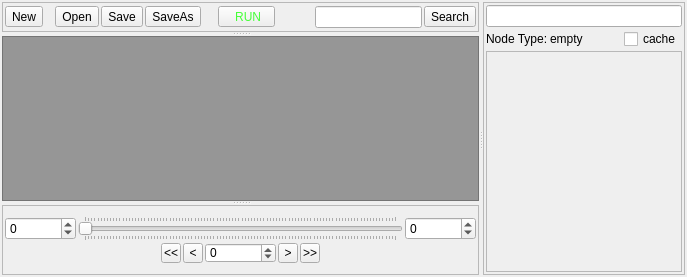
  <widget class="QWidget" name="oas_centralwidget" >
   <layout class="QGridLayout" name="gridLayout_4" >
    <property name="margin" >
     <number>2</number>
    </property>
    <property name="spacing" >
     <number>2</number>
    </property>
    <item row="0" column="0" >
     <widget class="QSplitter" name="oas_splitter" >
      <property name="orientation" >
       <enum>Qt::Horizontal</enum>
      </property>
      <widget class="QSplitter" name="oas_splitter02" >
       <property name="orientation" >
        <enum>Qt::Vertical</enum>
       </property>
       <widget class="QFrame" name="oas_menuline_frame" >
        <property name="sizePolicy" >
         <sizepolicy vsizetype="Fixed" hsizetype="Preferred" >
          <horstretch>0</horstretch>
          <verstretch>0</verstretch>
         </sizepolicy>
        </property>
        <property name="minimumSize" >
         <size>
          <width>0</width>
          <height>30</height>
         </size>
        </property>
        <property name="maximumSize" >
         <size>
          <width>16777215</width>
          <height>30</height>
         </size>
        </property>
        <property name="frameShape" >
         <enum>QFrame::StyledPanel</enum>
        </property>
        <property name="frameShadow" >
         <enum>QFrame::Raised</enum>
        </property>
        <layout class="QGridLayout" name="gridLayout_3" >
         <property name="margin" >
          <number>2</number>
         </property>
         <property name="spacing" >
          <number>2</number>
         </property>
         <item row="0" column="0" >
          <layout class="QHBoxLayout" name="oas_horizontalLayout_3" >
           <property name="spacing" >
            <number>2</number>
           </property>
           <item>
            <widget class="QToolButton" name="oas_new_bu" >
             <property name="text" >
              <string>New</string>
             </property>
            </widget>
           </item>
           <item>
            <spacer name="horizontalSpacer" >
             <property name="orientation" >
              <enum>Qt::Horizontal</enum>
             </property>
             <property name="sizeType" >
              <enum>QSizePolicy::Fixed</enum>
             </property>
             <property name="sizeHint" stdset="0" >
              <size>
               <width>10</width>
               <height>20</height>
              </size>
             </property>
            </spacer>
           </item>
           <item>
            <widget class="QToolButton" name="oas_open_bu" >
             <property name="text" >
              <string>Open</string>
             </property>
            </widget>
           </item>
           <item>
            <widget class="QToolButton" name="oas_save_bu" >
             <property name="text" >
              <string>Save</string>
             </property>
            </widget>
           </item>
           <item>
            <widget class="QToolButton" name="oas_saveas_bu" >
             <property name="text" >
              <string>SaveAs</string>
             </property>
            </widget>
           </item>
           <item>
            <spacer name="horizontalSpacer_2" >
             <property name="orientation" >
              <enum>Qt::Horizontal</enum>
             </property>
             <property name="sizeType" >
              <enum>QSizePolicy::Fixed</enum>
             </property>
             <property name="sizeHint" stdset="0" >
              <size>
               <width>15</width>
               <height>20</height>
              </size>
             </property>
            </spacer>
           </item>
           <item>
            <widget class="QToolButton" name="oas_run_bu" >
             <property name="palette" >
              <palette>
               <active>
                <colorrole role="Text" >
                 <brush brushstyle="SolidPattern" >
                  <color alpha="255" >
                   <red>86</red>
                   <green>255</green>
                   <blue>39</blue>
                  </color>
                 </brush>
                </colorrole>
                <colorrole role="BrightText" >
                 <brush brushstyle="SolidPattern" >
                  <color alpha="255" >
                   <red>56</red>
                   <green>255</green>
                   <blue>26</blue>
                  </color>
                 </brush>
                </colorrole>
                <colorrole role="ButtonText" >
                 <brush brushstyle="SolidPattern" >
                  <color alpha="255" >
                   <red>69</red>
                   <green>255</green>
                   <blue>56</blue>
                  </color>
                 </brush>
                </colorrole>
               </active>
               <inactive>
                <colorrole role="Text" >
                 <brush brushstyle="SolidPattern" >
                  <color alpha="255" >
                   <red>86</red>
                   <green>255</green>
                   <blue>39</blue>
                  </color>
                 </brush>
                </colorrole>
                <colorrole role="BrightText" >
                 <brush brushstyle="SolidPattern" >
                  <color alpha="255" >
                   <red>56</red>
                   <green>255</green>
                   <blue>26</blue>
                  </color>
                 </brush>
                </colorrole>
                <colorrole role="ButtonText" >
                 <brush brushstyle="SolidPattern" >
                  <color alpha="255" >
                   <red>69</red>
                   <green>255</green>
                   <blue>56</blue>
                  </color>
                 </brush>
                </colorrole>
               </inactive>
               <disabled>
                <colorrole role="Text" >
                 <brush brushstyle="SolidPattern" >
                  <color alpha="255" >
                   <red>28</red>
                   <green>28</green>
                   <blue>28</blue>
                  </color>
                 </brush>
                </colorrole>
                <colorrole role="BrightText" >
                 <brush brushstyle="SolidPattern" >
                  <color alpha="255" >
                   <red>56</red>
                   <green>255</green>
                   <blue>26</blue>
                  </color>
                 </brush>
                </colorrole>
                <colorrole role="ButtonText" >
                 <brush brushstyle="SolidPattern" >
                  <color alpha="255" >
                   <red>28</red>
                   <green>28</green>
                   <blue>28</blue>
                  </color>
                 </brush>
                </colorrole>
               </disabled>
              </palette>
             </property>
             <property name="text" >
              <string>   RUN  </string>
             </property>
            </widget>
           </item>
           <item>
            <spacer name="oas_horizontalSpacer_4" >
             <property name="orientation" >
              <enum>Qt::Horizontal</enum>
             </property>
             <property name="sizeHint" stdset="0" >
              <size>
               <width>40</width>
               <height>20</height>
              </size>
             </property>
            </spacer>
           </item>
           <item>
            <widget class="QLineEdit" name="oas_search_entry" />
           </item>
           <item>
            <widget class="QToolButton" name="oas_search_bu" >
             <property name="text" >
              <string>Search</string>
             </property>
            </widget>
           </item>
          </layout>
         </item>
        </layout>
       </widget>
       <widget class="QGraphicsView" name="oas_graphicsView" >
        <property name="palette" >
         <palette>
          <active>
           <colorrole role="WindowText" >
            <brush brushstyle="SolidPattern" >
             <color alpha="255" >
              <red>0</red>
              <green>0</green>
              <blue>0</blue>
             </color>
            </brush>
           </colorrole>
           <colorrole role="Button" >
            <brush brushstyle="SolidPattern" >
             <color alpha="255" >
              <red>150</red>
              <green>150</green>
              <blue>150</blue>
             </color>
            </brush>
           </colorrole>
           <colorrole role="Light" >
            <brush brushstyle="SolidPattern" >
             <color alpha="255" >
              <red>225</red>
              <green>225</green>
              <blue>225</blue>
             </color>
            </brush>
           </colorrole>
           <colorrole role="Midlight" >
            <brush brushstyle="SolidPattern" >
             <color alpha="255" >
              <red>187</red>
              <green>187</green>
              <blue>187</blue>
             </color>
            </brush>
           </colorrole>
           <colorrole role="Dark" >
            <brush brushstyle="SolidPattern" >
             <color alpha="255" >
              <red>75</red>
              <green>75</green>
              <blue>75</blue>
             </color>
            </brush>
           </colorrole>
           <colorrole role="Mid" >
            <brush brushstyle="SolidPattern" >
             <color alpha="255" >
              <red>100</red>
              <green>100</green>
              <blue>100</blue>
             </color>
            </brush>
           </colorrole>
           <colorrole role="Text" >
            <brush brushstyle="SolidPattern" >
             <color alpha="255" >
              <red>0</red>
              <green>0</green>
              <blue>0</blue>
             </color>
            </brush>
           </colorrole>
           <colorrole role="BrightText" >
            <brush brushstyle="SolidPattern" >
             <color alpha="255" >
              <red>255</red>
              <green>255</green>
              <blue>255</blue>
             </color>
            </brush>
           </colorrole>
           <colorrole role="ButtonText" >
            <brush brushstyle="SolidPattern" >
             <color alpha="255" >
              <red>0</red>
              <green>0</green>
              <blue>0</blue>
             </color>
            </brush>
           </colorrole>
           <colorrole role="Base" >
            <brush brushstyle="SolidPattern" >
             <color alpha="255" >
              <red>150</red>
              <green>150</green>
              <blue>150</blue>
             </color>
            </brush>
           </colorrole>
           <colorrole role="Window" >
            <brush brushstyle="SolidPattern" >
             <color alpha="255" >
              <red>150</red>
              <green>150</green>
              <blue>150</blue>
             </color>
            </brush>
           </colorrole>
           <colorrole role="Shadow" >
            <brush brushstyle="SolidPattern" >
             <color alpha="255" >
              <red>0</red>
              <green>0</green>
              <blue>0</blue>
             </color>
            </brush>
           </colorrole>
           <colorrole role="AlternateBase" >
            <brush brushstyle="SolidPattern" >
             <color alpha="255" >
              <red>202</red>
              <green>202</green>
              <blue>202</blue>
             </color>
            </brush>
           </colorrole>
           <colorrole role="ToolTipBase" >
            <brush brushstyle="SolidPattern" >
             <color alpha="255" >
              <red>255</red>
              <green>255</green>
              <blue>220</blue>
             </color>
            </brush>
           </colorrole>
           <colorrole role="ToolTipText" >
            <brush brushstyle="SolidPattern" >
             <color alpha="255" >
              <red>0</red>
              <green>0</green>
              <blue>0</blue>
             </color>
            </brush>
           </colorrole>
          </active>
          <inactive>
           <colorrole role="WindowText" >
            <brush brushstyle="SolidPattern" >
             <color alpha="255" >
              <red>0</red>
              <green>0</green>
              <blue>0</blue>
             </color>
            </brush>
           </colorrole>
           <colorrole role="Button" >
            <brush brushstyle="SolidPattern" >
             <color alpha="255" >
              <red>150</red>
              <green>150</green>
              <blue>150</blue>
             </color>
            </brush>
           </colorrole>
           <colorrole role="Light" >
            <brush brushstyle="SolidPattern" >
             <color alpha="255" >
              <red>225</red>
              <green>225</green>
              <blue>225</blue>
             </color>
            </brush>
           </colorrole>
           <colorrole role="Midlight" >
            <brush brushstyle="SolidPattern" >
             <color alpha="255" >
              <red>187</red>
              <green>187</green>
              <blue>187</blue>
             </color>
            </brush>
           </colorrole>
           <colorrole role="Dark" >
            <brush brushstyle="SolidPattern" >
             <color alpha="255" >
              <red>75</red>
              <green>75</green>
              <blue>75</blue>
             </color>
            </brush>
           </colorrole>
           <colorrole role="Mid" >
            <brush brushstyle="SolidPattern" >
             <color alpha="255" >
              <red>100</red>
              <green>100</green>
              <blue>100</blue>
             </color>
            </brush>
           </colorrole>
           <colorrole role="Text" >
            <brush brushstyle="SolidPattern" >
             <color alpha="255" >
              <red>0</red>
              <green>0</green>
              <blue>0</blue>
             </color>
            </brush>
           </colorrole>
           <colorrole role="BrightText" >
            <brush brushstyle="SolidPattern" >
             <color alpha="255" >
              <red>255</red>
              <green>255</green>
              <blue>255</blue>
             </color>
            </brush>
           </colorrole>
           <colorrole role="ButtonText" >
            <brush brushstyle="SolidPattern" >
             <color alpha="255" >
              <red>0</red>
              <green>0</green>
              <blue>0</blue>
             </color>
            </brush>
           </colorrole>
           <colorrole role="Base" >
            <brush brushstyle="SolidPattern" >
             <color alpha="255" >
              <red>150</red>
              <green>150</green>
              <blue>150</blue>
             </color>
            </brush>
           </colorrole>
           <colorrole role="Window" >
            <brush brushstyle="SolidPattern" >
             <color alpha="255" >
              <red>150</red>
              <green>150</green>
              <blue>150</blue>
             </color>
            </brush>
           </colorrole>
           <colorrole role="Shadow" >
            <brush brushstyle="SolidPattern" >
             <color alpha="255" >
              <red>0</red>
              <green>0</green>
              <blue>0</blue>
             </color>
            </brush>
           </colorrole>
           <colorrole role="AlternateBase" >
            <brush brushstyle="SolidPattern" >
             <color alpha="255" >
              <red>202</red>
              <green>202</green>
              <blue>202</blue>
             </color>
            </brush>
           </colorrole>
           <colorrole role="ToolTipBase" >
            <brush brushstyle="SolidPattern" >
             <color alpha="255" >
              <red>255</red>
              <green>255</green>
              <blue>220</blue>
             </color>
            </brush>
           </colorrole>
           <colorrole role="ToolTipText" >
            <brush brushstyle="SolidPattern" >
             <color alpha="255" >
              <red>0</red>
              <green>0</green>
              <blue>0</blue>
             </color>
            </brush>
           </colorrole>
          </inactive>
          <disabled>
           <colorrole role="WindowText" >
            <brush brushstyle="SolidPattern" >
             <color alpha="255" >
              <red>75</red>
              <green>75</green>
              <blue>75</blue>
             </color>
            </brush>
           </colorrole>
           <colorrole role="Button" >
            <brush brushstyle="SolidPattern" >
             <color alpha="255" >
              <red>150</red>
              <green>150</green>
              <blue>150</blue>
             </color>
            </brush>
           </colorrole>
           <colorrole role="Light" >
            <brush brushstyle="SolidPattern" >
             <color alpha="255" >
              <red>225</red>
              <green>225</green>
              <blue>225</blue>
             </color>
            </brush>
           </colorrole>
           <colorrole role="Midlight" >
            <brush brushstyle="SolidPattern" >
             <color alpha="255" >
              <red>187</red>
              <green>187</green>
              <blue>187</blue>
             </color>
            </brush>
           </colorrole>
           <colorrole role="Dark" >
            <brush brushstyle="SolidPattern" >
             <color alpha="255" >
              <red>75</red>
              <green>75</green>
              <blue>75</blue>
             </color>
            </brush>
           </colorrole>
           <colorrole role="Mid" >
            <brush brushstyle="SolidPattern" >
             <color alpha="255" >
              <red>100</red>
              <green>100</green>
              <blue>100</blue>
             </color>
            </brush>
           </colorrole>
           <colorrole role="Text" >
            <brush brushstyle="SolidPattern" >
             <color alpha="255" >
              <red>75</red>
              <green>75</green>
              <blue>75</blue>
             </color>
            </brush>
           </colorrole>
           <colorrole role="BrightText" >
            <brush brushstyle="SolidPattern" >
             <color alpha="255" >
              <red>255</red>
              <green>255</green>
              <blue>255</blue>
             </color>
            </brush>
           </colorrole>
           <colorrole role="ButtonText" >
            <brush brushstyle="SolidPattern" >
             <color alpha="255" >
              <red>75</red>
              <green>75</green>
              <blue>75</blue>
             </color>
            </brush>
           </colorrole>
           <colorrole role="Base" >
            <brush brushstyle="SolidPattern" >
             <color alpha="255" >
              <red>150</red>
              <green>150</green>
              <blue>150</blue>
             </color>
            </brush>
           </colorrole>
           <colorrole role="Window" >
            <brush brushstyle="SolidPattern" >
             <color alpha="255" >
              <red>150</red>
              <green>150</green>
              <blue>150</blue>
             </color>
            </brush>
           </colorrole>
           <colorrole role="Shadow" >
            <brush brushstyle="SolidPattern" >
             <color alpha="255" >
              <red>0</red>
              <green>0</green>
              <blue>0</blue>
             </color>
            </brush>
           </colorrole>
           <colorrole role="AlternateBase" >
            <brush brushstyle="SolidPattern" >
             <color alpha="255" >
              <red>150</red>
              <green>150</green>
              <blue>150</blue>
             </color>
            </brush>
           </colorrole>
           <colorrole role="ToolTipBase" >
            <brush brushstyle="SolidPattern" >
             <color alpha="255" >
              <red>255</red>
              <green>255</green>
              <blue>220</blue>
             </color>
            </brush>
           </colorrole>
           <colorrole role="ToolTipText" >
            <brush brushstyle="SolidPattern" >
             <color alpha="255" >
              <red>0</red>
              <green>0</green>
              <blue>0</blue>
             </color>
            </brush>
           </colorrole>
          </disabled>
         </palette>
        </property>
        <property name="focusPolicy" >
         <enum>Qt::StrongFocus</enum>
        </property>
       </widget>
       <widget class="QFrame" name="oas_timeline_frame" >
        <property name="sizePolicy" >
         <sizepolicy vsizetype="Fixed" hsizetype="Preferred" >
          <horstretch>0</horstretch>
          <verstretch>0</verstretch>
         </sizepolicy>
        </property>
        <property name="minimumSize" >
         <size>
          <width>0</width>
          <height>70</height>
         </size>
        </property>
        <property name="maximumSize" >
         <size>
          <width>16777215</width>
          <height>70</height>
         </size>
        </property>
        <property name="frameShape" >
         <enum>QFrame::StyledPanel</enum>
        </property>
        <property name="frameShadow" >
         <enum>QFrame::Raised</enum>
        </property>
        <layout class="QGridLayout" name="gridLayout" >
         <property name="margin" >
          <number>2</number>
         </property>
         <property name="spacing" >
          <number>2</number>
         </property>
         <item row="0" column="0" >
          <layout class="QVBoxLayout" name="oas_verticalLayout" >
           <item>
            <layout class="QHBoxLayout" name="oas_horizontalLayout" >
             <item>
              <widget class="QSpinBox" name="oas_sframe_spin" >
               <property name="sizePolicy" >
                <sizepolicy vsizetype="Fixed" hsizetype="Minimum" >
                 <horstretch>0</horstretch>
                 <verstretch>0</verstretch>
                </sizepolicy>
               </property>
               <property name="minimum" >
                <number>-100000</number>
               </property>
               <property name="maximum" >
                <number>100000</number>
               </property>
              </widget>
             </item>
             <item>
              <widget class="QSlider" name="oas_time_slider" >
               <property name="sizePolicy" >
                <sizepolicy vsizetype="Preferred" hsizetype="Expanding" >
                 <horstretch>0</horstretch>
                 <verstretch>0</verstretch>
                </sizepolicy>
               </property>
               <property name="sliderPosition" >
                <number>0</number>
               </property>
               <property name="orientation" >
                <enum>Qt::Horizontal</enum>
               </property>
               <property name="tickPosition" >
                <enum>QSlider::TicksBothSides</enum>
               </property>
               <property name="tickInterval" >
                <number>0</number>
               </property>
              </widget>
             </item>
             <item>
              <widget class="QSpinBox" name="oas_eframe_spin" >
               <property name="sizePolicy" >
                <sizepolicy vsizetype="Fixed" hsizetype="Minimum" >
                 <horstretch>0</horstretch>
                 <verstretch>0</verstretch>
                </sizepolicy>
               </property>
               <property name="minimum" >
                <number>-100000</number>
               </property>
               <property name="maximum" >
                <number>100000</number>
               </property>
              </widget>
             </item>
            </layout>
           </item>
           <item>
            <layout class="QHBoxLayout" name="oas_horizontalLayout_2" >
             <item>
              <spacer name="oas_horizontalSpacer" >
               <property name="orientation" >
                <enum>Qt::Horizontal</enum>
               </property>
               <property name="sizeHint" stdset="0" >
                <size>
                 <width>40</width>
                 <height>20</height>
                </size>
               </property>
              </spacer>
             </item>
             <item>
              <widget class="QToolButton" name="oas_firstF" >
               <property name="minimumSize" >
                <size>
                 <width>20</width>
                 <height>20</height>
                </size>
               </property>
               <property name="maximumSize" >
                <size>
                 <width>20</width>
                 <height>20</height>
                </size>
               </property>
               <property name="text" >
                <string>&lt;&lt;</string>
               </property>
              </widget>
             </item>
             <item>
              <widget class="QToolButton" name="oas_prewF" >
               <property name="minimumSize" >
                <size>
                 <width>20</width>
                 <height>20</height>
                </size>
               </property>
               <property name="maximumSize" >
                <size>
                 <width>20</width>
                 <height>20</height>
                </size>
               </property>
               <property name="text" >
                <string>&lt;</string>
               </property>
              </widget>
             </item>
             <item>
              <widget class="QSpinBox" name="oas_cframe_spin" >
               <property name="minimumSize" >
                <size>
                 <width>0</width>
                 <height>20</height>
                </size>
               </property>
               <property name="maximumSize" >
                <size>
                 <width>16777215</width>
                 <height>20</height>
                </size>
               </property>
               <property name="minimum" >
                <number>-100000</number>
               </property>
               <property name="maximum" >
                <number>100000</number>
               </property>
              </widget>
             </item>
             <item>
              <widget class="QToolButton" name="oas_nextF" >
               <property name="minimumSize" >
                <size>
                 <width>20</width>
                 <height>20</height>
                </size>
               </property>
               <property name="maximumSize" >
                <size>
                 <width>20</width>
                 <height>20</height>
                </size>
               </property>
               <property name="text" >
                <string>></string>
               </property>
              </widget>
             </item>
             <item>
              <widget class="QToolButton" name="oas_lastF" >
               <property name="minimumSize" >
                <size>
                 <width>20</width>
                 <height>20</height>
                </size>
               </property>
               <property name="maximumSize" >
                <size>
                 <width>20</width>
                 <height>20</height>
                </size>
               </property>
               <property name="text" >
                <string>>></string>
               </property>
              </widget>
             </item>
             <item>
              <spacer name="oas_horizontalSpacer_2" >
               <property name="orientation" >
                <enum>Qt::Horizontal</enum>
               </property>
               <property name="sizeHint" stdset="0" >
                <size>
                 <width>40</width>
                 <height>20</height>
                </size>
               </property>
              </spacer>
             </item>
            </layout>
           </item>
          </layout>
         </item>
        </layout>
       </widget>
      </widget>
      <widget class="QFrame" name="oas_attribute_frame" >
       <property name="frameShape" >
        <enum>QFrame::StyledPanel</enum>
       </property>
       <property name="frameShadow" >
        <enum>QFrame::Raised</enum>
       </property>
       <layout class="QGridLayout" name="gridLayout_2" >
        <property name="margin" >
         <number>2</number>
        </property>
        <property name="spacing" >
         <number>2</number>
        </property>
        <item row="0" column="0" >
         <layout class="QVBoxLayout" name="oas_verticalLayout_2" >
          <item>
           <widget class="QLineEdit" name="oas_nodeName" />
          </item>
          <item>
           <layout class="QHBoxLayout" name="oas_horizontalLayout_4" >
            <item>
             <widget class="QLabel" name="oas_label_2" >
              <property name="sizePolicy" >
               <sizepolicy vsizetype="Fixed" hsizetype="Fixed" >
                <horstretch>0</horstretch>
                <verstretch>0</verstretch>
               </sizepolicy>
              </property>
              <property name="text" >
               <string>Node Type:</string>
              </property>
             </widget>
            </item>
            <item>
             <widget class="QLabel" name="oas_attribute_nodetype" >
              <property name="sizePolicy" >
               <sizepolicy vsizetype="Fixed" hsizetype="Preferred" >
                <horstretch>0</horstretch>
                <verstretch>0</verstretch>
               </sizepolicy>
              </property>
              <property name="text" >
               <string>empty</string>
              </property>
             </widget>
            </item>
            <item>
             <spacer name="oas_horizontalSpacer_3" >
              <property name="orientation" >
               <enum>Qt::Horizontal</enum>
              </property>
              <property name="sizeHint" stdset="0" >
               <size>
                <width>40</width>
                <height>20</height>
               </size>
              </property>
             </spacer>
            </item>
            <item>
             <widget class="QCheckBox" name="oas_attribute_cache" >
              <property name="sizePolicy" >
               <sizepolicy vsizetype="Fixed" hsizetype="Minimum" >
                <horstretch>0</horstretch>
                <verstretch>0</verstretch>
               </sizepolicy>
              </property>
              <property name="text" >
               <string>cache</string>
              </property>
             </widget>
            </item>
           </layout>
          </item>
          <item>
           <widget class="QScrollArea" name="oas_attribute_area" >
            <property name="widgetResizable" >
             <bool>true</bool>
            </property>
            <property name="alignment" >
             <set>Qt::AlignLeading|Qt::AlignLeft|Qt::AlignTop</set>
            </property>
            <widget class="QWidget" name="oas_attribute_areaContents" >
             <property name="geometry" >
              <rect>
               <x>0</x>
               <y>0</y>
               <width>230</width>
               <height>610</height>
              </rect>
             </property>
             <property name="layoutDirection" >
              <enum>Qt::LeftToRight</enum>
             </property>
             <layout class="QGridLayout" name="gridLayout_5" >
              <property name="margin" >
               <number>2</number>
              </property>
              <property name="spacing" >
               <number>2</number>
              </property>
              <item row="0" column="0" >
               <layout class="QVBoxLayout" name="oas_attribute_layout" >
                <item>
                 <layout class="QVBoxLayout" name="place_to_widgets" />
                </item>
                <item>
                 <spacer name="verticalSpacer" >
                  <property name="orientation" >
                   <enum>Qt::Vertical</enum>
                  </property>
                  <property name="sizeHint" stdset="0" >
                   <size>
                    <width>20</width>
                    <height>40</height>
                   </size>
                  </property>
                 </spacer>
                </item>
               </layout>
              </item>
             </layout>
            </widget>
           </widget>
          </item>
         </layout>
        </item>
       </layout>
      </widget>
     </widget>
    </item>
   </layout>
  </widget>
